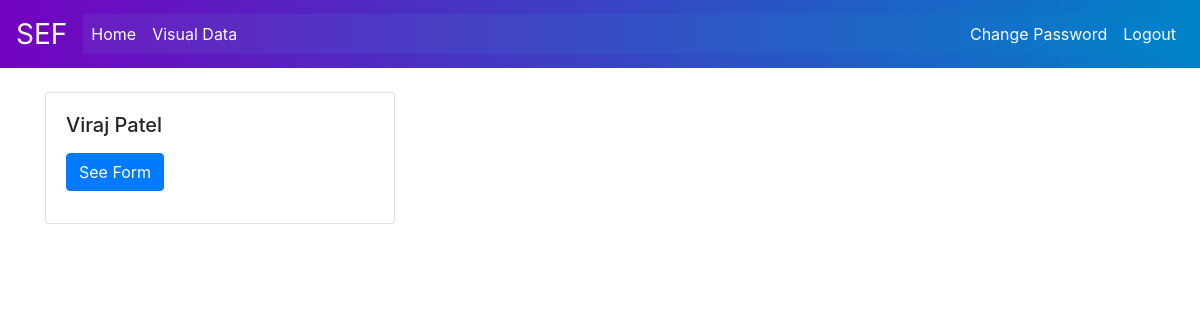
Page /teacher/1 (signed in) on the earlier database version.
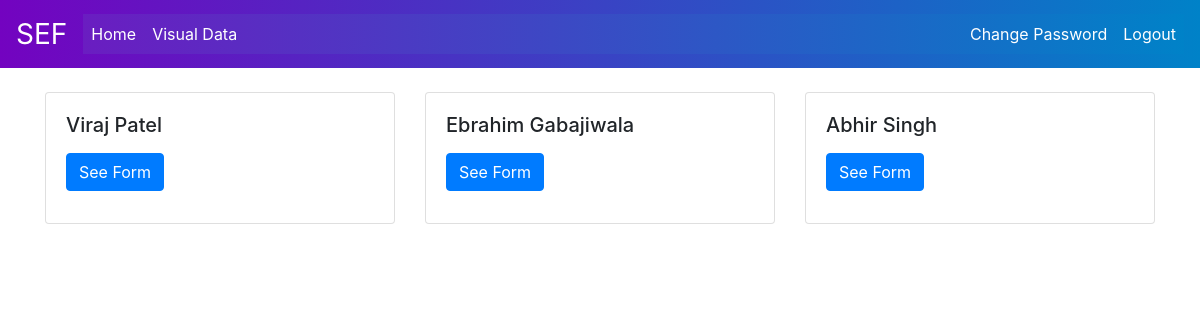
Same page on the later database version.
### student/models.py (models this page shows)
class Student(models.Model):
	uid=models.CharField(max_length=10,default='#')
	name=models.CharField(max_length=50,default='#')
	gender=models.CharField(max_length=6,default='#',choices=choices)
	teacher=models.ForeignKey(Teacher,on_delete=models.DO_NOTHING)
	filled=models.BooleanField(default=False)
	def __str__ (self):
		return "{}".format(self.name)

### principal/views.py (the view)
# urls.py: path('teacher/<int:id>',principal_views.studentbyTeacher,name='principal-teacher'),
@login_required
def studentbyTeacher(request,id):
	curr_teacher=Teacher.objects.filter(id=id).first()
	filled_students=Student.objects.filter(teacher=curr_teacher)
	print(filled_students)
	context={
		'students':filled_students,
	}
	return render(request,"principal/homebyId.html",context=context)

### principal/templates/principal/homebyId.html (shortened to what this page needs)
{% extends 'principal/base.html' %}
{% load crispy_forms_tags %}
{% block content %}
<div class="row">
		{% for student in students %}
	  <div class="col-sm-4">
		<div class="card">
		  <div class="card-body">
              <h5 class="card-title">{{ student.name }}
			<a href="{% url 'student-form' student.id %}" class="btn btn-primary">See Form</a>
		  </div>
		</div>
	  </div>
	  {% endfor %}
</div>
{% endblock content %}

Differences in the rows shown:
added Student: name "Ebrahim Gabajiwala"
added Student: name "Abhir Singh"
